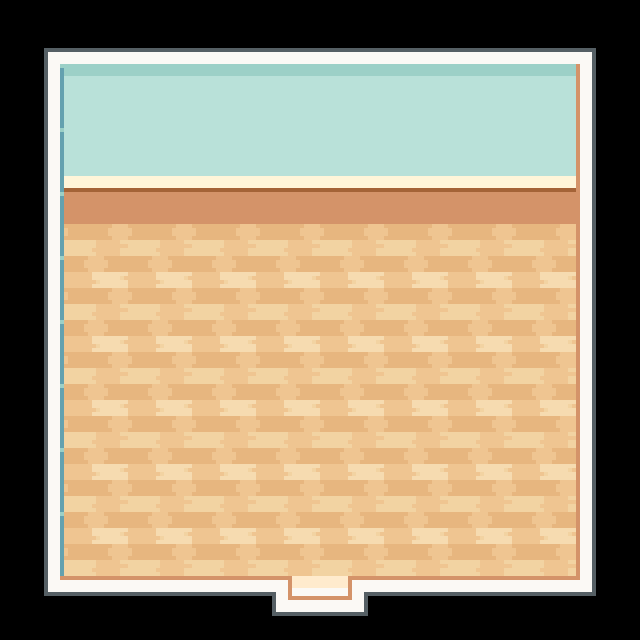

This is a level from a 2D game, rendered from its Tiled map with the project's own tilesets. A one-line summary and the complete map file follow:
An orthogonal 10x10 tile map with 64x64 px tiles, 2 tile layers (terrain, terrain top) and 8 objects (player, character).

<map version="1.10" tiledversion="1.11.2" orientation="orthogonal" renderorder="right-down" width="10" height="10" tilewidth="64" tileheight="64" infinite="0" nextlayerid="10" nextobjectid="9">
 <tileset firstgid="1" source="../Graphics/indoor.tsx" />
 <layer id="1" name="terrain" width="10" height="10">
  <data encoding="csv">
1,2,2,2,2,2,2,2,2,3,
11,12,12,12,12,12,12,12,12,43,
11,22,22,22,22,22,22,22,22,43,
11,32,32,32,32,32,32,32,32,43,
11,42,42,42,42,42,42,42,42,43,
11,42,42,42,42,42,42,42,42,43,
11,42,42,42,42,42,42,42,42,43,
11,42,42,42,42,42,42,42,42,43,
11,42,42,42,42,42,42,42,42,43,
51,52,52,52,14,15,52,52,52,53
</data>
 </layer>
 <layer id="3" name="terrain top" width="10" height="10">
  <data encoding="csv">
0,0,0,0,0,0,0,0,0,0,
0,0,0,0,0,0,0,0,0,0,
0,0,0,0,0,0,0,0,0,0,
0,0,0,0,0,0,0,0,0,0,
0,0,0,0,0,0,0,0,0,0,
0,0,0,0,0,0,0,0,0,0,
0,0,0,0,0,0,0,0,0,0,
0,0,0,0,0,0,0,0,0,0,
0,0,0,0,0,0,0,0,0,0,
0,0,0,0,0,0,0,0,0,0
</data>
 </layer>
 <objectgroup id="9" name="entities">
  <object id="2" name="player" x="323" y="518">
   <properties>
    <property name="direction" value="up" />
    <property name="pos" value="world" />
   </properties>
   <point />
  </object>
  <object id="3" name="character" x="322" y="264">
   <properties>
    <property name="character_id" value="c1" />
    <property name="direction" value="down" />
    <property name="graphic" value="fire_boss" />
    <property name="radius" value="200" />
   </properties>
   <point />
  </object>
 </objectgroup>
 <objectgroup id="2" name="coast" />
 <objectgroup id="4" name="water" />
 <objectgroup id="5" name="monsters" />
 <objectgroup id="6" name="collisions">
  <object id="4" x="0" y="0" width="640" height="64" />
  <object id="5" x="576" y="64" width="64" height="576" />
  <object id="6" x="0" y="576" width="576" height="64" />
  <object id="7" x="0" y="64" width="64" height="512" />
  <object id="8" x="64" y="128" width="512" height="64" />
 </objectgroup>
 <objectgroup id="7" name="objects" />
 <objectgroup id="8" name="transition">
  <object id="1" x="263" y="566" width="116" height="11">
   <properties>
    <property name="pos" value="champion" />
    <property name="target" value="world" />
   </properties>
  </object>
 </objectgroup>
</map>
